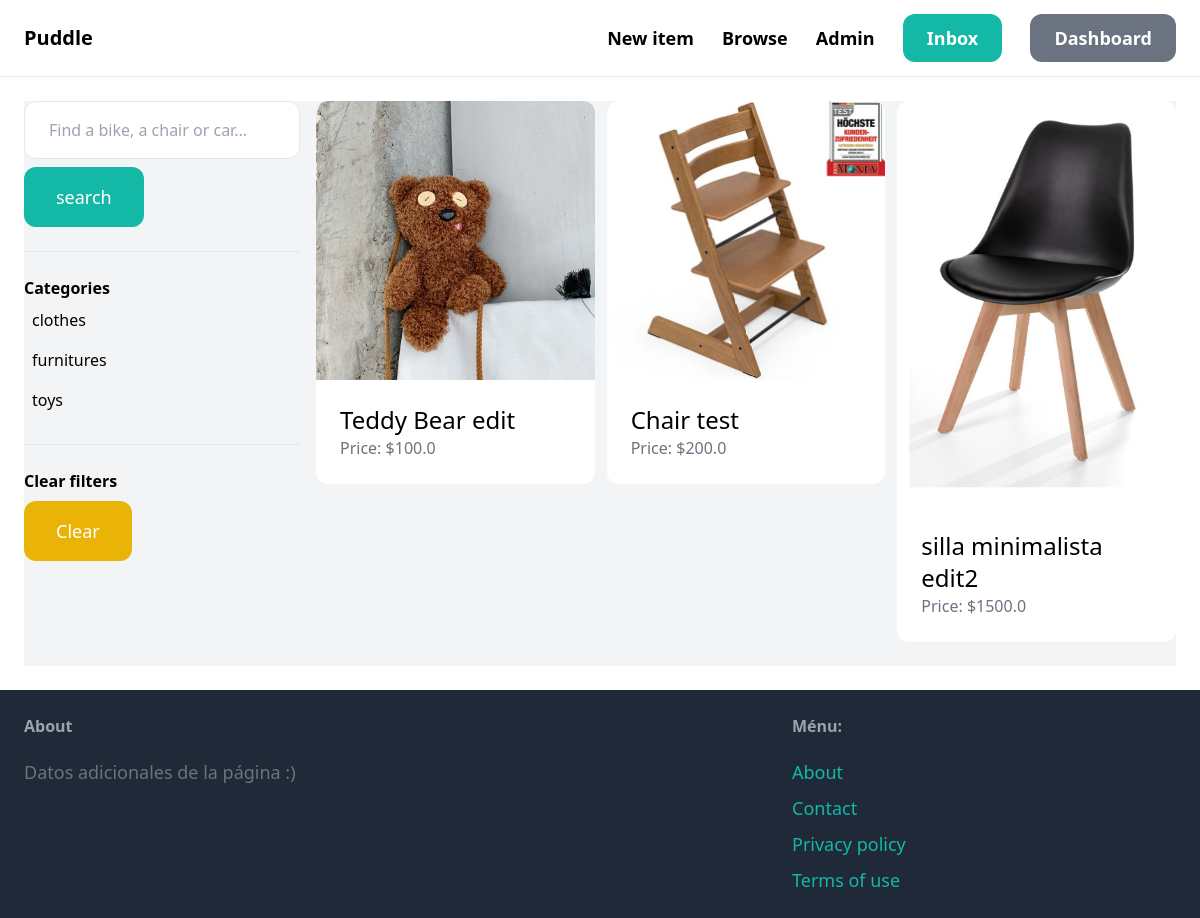
The app's page /items/ (signed in) with its own data.
### item/models.py (models this page shows, shortened)
class Category(models.Model):
    name = models.CharField(max_length=225)
    class Meta:
        ordering = ('name',)
        verbose_name_plural = 'Categories'

class Item(models.Model):
    category = models.ForeignKey(Category,related_name='items',on_delete=models.CASCADE)
    name = models.CharField(max_length=255)
    description = models.TextField(blank=True,null=True)
    price = models.FloatField()
    image = models.ImageField(upload_to='item_images',blank=True,null=True)
    is_sold = models.BooleanField(default=False)
    created_by = models.ForeignKey(User,related_name='items',on_delete=models.CASCADE)
    created_at = models.DateTimeField(auto_now_add=True)

### item/views.py (the view)
# urls.py: path('', items, name='items'),
@login_required
def items(request):
    query = request.GET.get('query','')
    category_id = request.GET.get('category',0)
    categories = Category.objects.all()
    items = Item.objects.filter(is_sold=False)
    if category_id:
        items = items.filter(category_id=category_id)
    if query:
        items = items.filter(
            Q(name__icontains=query) |
            Q(description__icontains=query)
        )
    return render(request, 'item/items.html',{
        'items': items,
        'query': query,
        'categories': categories,
        'category_id': int(category_id)
    })

### item/templates/item/items.html (shortened to what this page needs)
{% extends 'core/base.html' %}
{% block content %}
    <div class="pb-6 grid grid-cols-4 gap-4 bg-gray-100">
        <div class="col-span-1">
            <form method="get" action="{% url 'item:items' %}">
                <input name="query" type="text" class="w-full py-4 px-6 border rounded-xl" type="text" value="{{query}}" placeholder="Find a bike, a chair or car...">
                <button class="mt-2 py-4 px-8 text-lg bg-teal-500 text-white rounded-xl">search</button>
            </form>
            <hr class="my-6">
            <p class="font-semibold">Categories</p>
            <ul>
                {% for category in categories %}
                    <li class="py-2 px-2 rounded-xl {% if category.id == category_id %} bg-gray-200 {% endif %} ">
                        <a href="{% url 'item:items' %}?query={{query}}&category={{category.id}}"> {{category.name}} </a>
                    </li>
                {% endfor %}
            </ul>
            <hr class="my-6">
            <p class="font-semibold">Clear filters</p>
            <ul>
                <li><a href="{% url 'item:items' %}" class="mt-2 py-4 px-8 inline-block bg-yellow-500 text-lg rounded-xl text-white">Clear</a></li>
            </ul>
        </div>
        <div class="col-span-3">
            <div class="grid grid-cols-3 gap-3">
                {% for item in items %}
                <div>
                    <a href="{% url 'item:detail' item.id %}">
                        <div>
                            <img class="rounded-t-xl" src="{{item.image.url}}" alt="">
                        </div>
                        <div class="p-6 bg-white rounded-b-xl">
                            <h2 class="text-2xl"> {{item.name}} </h2>
                            <p class="text-gray-500">Price: ${{item.price}} </p>
                        </div>
                    </a>
                </div>
                {% endfor %}
            </div>
        </div>
    </div>
{% endblock %}

### records on screen
Category: name "clothes"
Category: name "furnitures"
Category: name "toys"
Item: image (picture), name "Teddy Bear edit", price "100.0"
Item: image (picture), name "Chair test", price "200.0"
Item: image (picture), name "silla minimalista edit2", price "1500.0"
